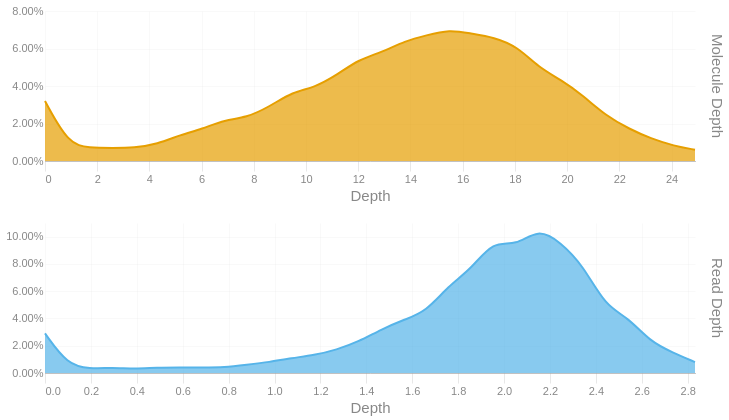

This figure's notebook cell:
### Code cell
readdep = depth_hist(tb['Read Depth'], q99, 3)
readdep = readdep.with_columns(pl.lit('Read Depth').alias('Metric'))
if not SKIPLR:
    moldep = depth_hist(tb['Molecule Depth'], mol_q99, 1)
    moldep = moldep.with_columns(pl.lit('Molecule Depth').alias('Metric'))
    _hist = pl.concat([readdep, moldep])
    _hist = _hist.filter(pl.col('Proportion') != 0)
    with SafeRender(_hist):
        (
            alt.Chart(_hist)        
            .mark_area(interpolate = "basis")
            .encode(
                x=alt.X('Bin:Q').scale(domainMin=0).axis(alt.Axis(title='Depth')),
                y = alt.Y('Proportion:Q', title = None).axis(format = '.2%'),
                color = alt.Color('Metric:N').legend(None),
                row = alt.Row("Metric:N").header(title = None, labelOrient = 'right'),
                tooltip = [
                    alt.Tooltip("Metric:N", title = "Metric"),
                    alt.Tooltip('Interval:N', title = "Depth Interval"),
                    alt.Tooltip('Proportion:Q', title = "% Alignments").format('.2%')
                ]
            )
            .resolve_scale(x='independent', y='independent')
            .properties(
                height = 150, width = 650,
                usermeta={'embedOptions': {'downloadFileName': f'{samplename}.depth.hist'}}
            )
        ).display()
else:
    readdep = readdep.filter(pl.col('Proportion') != 0)
    with SafeRender(readdep):
        (
            alt.Chart(readdep)        
            .mark_area(interpolate = "basis")
            .encode(
                x=alt.X('Bin:Q').scale(domainMin=0).axis(alt.Axis(title='Depth')),
                y = alt.Y('Proportion:Q', title = None).axis(format = '.2%'),
                tooltip = [
                    alt.Tooltip('Interval:N', title = "Depth Interval"),
                    alt.Tooltip('Proportion:Q', title = "% Alignments").format('.2%')
                ]
            )
            .properties(
                usermeta={'embedOptions': {'downloadFileName': f'{samplename}.depth.hist'}}
            )
        ).display()

### Figure 1 — Vega-Lite specification as saved in the notebook (floating-point values rounded to 4 significant figures)
{"width": 650, "height": 150, "config": {"title": {"anchor": "start", "dy": -15, "fontSize": 18, "color": "#888888", "subtitleColor": "#888888", "subtitleFontSize": 14}, "arc": {"fill": "#0072B2"}, "axis": {"domainColor": "#888888", "domainWidth": 0.5, "gridWidth": 0.2, "grid": false, "titleFontWeight": 400, "titleFontSize": 15, "labelFontSize": 11, "labelColor": "#888888", "tickColor": "#888888", "tickWidth": 0.2, "titleColor": "#888888"}, "axisBand": {"grid": false}, "axisX": {"grid": true, "tickSize": 10, "domainCap": "round"}, "axisY": {"domain": false, "grid": true, "tickSize": 0, "domainCap": "round"}, "background": "transparent", "header": {"labelFontSize": 15, "labelColor": "#888888", "titleFontSize": 15, "titleFontWeight": 600, "titleColor": "#888888"}, "legend": {"labelFont": "sans-serif", "labelFontSize": 12, "labelColor": "#888888", "symbolSize": 100, "symbolType": "circle", "titleFontSize": 12, "titlePadding": 10, "titleColor": "#888888", "title": null}, "range": {"category": ["#E69F00", "#56B4E9", "#009E73", "#F0E442", "#0072B2", "#D55E00", "#CC79A7", "#000000"], "diverging": ["#cfe8f3", "#a2d4ec", "#73bfe2", "#46abdb", "#1696d2", "#12719e"]}, "area": {"fill": "#0072B2", "fillOpacity": 0.7, "line": true, "strokeOpacity": 0.7}, "line": {"color": "#0072B2", "stroke": "#0072B2", "strokeWidth": 2}, "trail": {"color": "#0072B2", "stroke": "#0072B2", "strokeWidth": 0, "size": 1}, "point": {"filled": true, "fillOpacity": 1.0, "size": 95}, "text": {"color": "#888888", "fontSize": 11, "align": "right", "fontWeight": 400, "size": 11}, "bar": {"fill": "#0072B2", "stroke": null}, "view": {"stroke": null, "continuousWidth": 660, "continuousHeight": 400}}, "data": {"name": "data-0a04566ee28ec440b81d781f2450c8a6"}, "mark": {"type": "area", "interpolate": "basis"}, "encoding": {"color": {"field": "Metric", "legend": null, "type": "nominal"}, "row": {"field": "Metric", "header": {"title": null, "labelOrient": "right"}, "type": "nominal"}, "tooltip": [{"field": "Metric", "title": "Metric", "type": "nominal"}, {"field": "Interval", "title": "Depth Interval", "type": "nominal"}, {"field": "Proportion", "format": ".2%", "title": "% Alignments", "type": "quantitative"}], "x": {"axis": {"title": "Depth"}, "field": "Bin", "scale": {"domainMin": 0}, "type": "quantitative"}, "y": {"axis": {"format": ".2%"}, "field": "Proportion", "title": null, "type": "quantitative"}}, "resolve": {"scale": {"x": "independent", "y": "independent"}}, "usermeta": {"embedOptions": {"downloadFileName": "S1_Tusket_003.depth.hist"}}, "$schema": "https://vega.github.io/schema/vega-lite/v6.1.0.json", "datasets": {"data-0a04566ee28ec440b81d781f2450c8a6": [{"Bin": 0.0, "Interval": "0.0-0.098", "Proportion": 0.029, "Metric": "Read Depth"}, {"Bin": 0.098, "Interval": "0.098-0.195", "Proportion": 0.006, "Metric": "Read Depth"}, {"Bin": 0.195, "Interval": "0.195-0.293", "Proportion": 0.003, "Metric": "Read Depth"}, {"Bin": 0.293, "Interval": "0.293-0.391", "Proportion": 0.004, "Metric": "Read Depth"}, {"Bin": 0.391, "Interval": "0.391-0.488", "Proportion": 0.003, "Metric": "Read Depth"}, {"Bin": 0.488, "Interval": "0.488-0.586", "Proportion": 0.004, "Metric": "Read Depth"}, {"Bin": 0.586, "Interval": "0.586-0.684", "Proportion": 0.004, "Metric": "Read Depth"}, {"Bin": 0.684, "Interval": "0.684-0.781", "Proportion": 0.004, "Metric": "Read Depth"}, {"Bin": 0.781, "Interval": "0.781-0.879", "Proportion": 0.004, "Metric": "Read Depth"}, {"Bin": 0.879, "Interval": "0.879-0.977", "Proportion": 0.006, "Metric": "Read Depth"}, {"Bin": 0.977, "Interval": "0.977-1.074", "Proportion": 0.008, "Metric": "Read Depth"}, {"Bin": 1.074, "Interval": "1.074-1.172", "Proportion": 0.011, "Metric": "Read Depth"}, {"Bin": 1.172, "Interval": "1.172-1.27", "Proportion": 0.013, "Metric": "Read Depth"}, {"Bin": 1.27, "Interval": "1.27-1.367", "Proportion": 0.017, "Metric": "Read Depth"}, {"Bin": 1.367, "Interval": "1.367-1.465", "Proportion": 0.023, "Metric": "Read Depth"}, {"Bin": 1.465, "Interval": "1.465-1.563", "Proportion": 0.032, "Metric": "Read Depth"}, {"Bin": 1.563, "Interval": "1.563-1.66", "Proportion": 0.039, "Metric": "Read Depth"}, {"Bin": 1.66, "Interval": "1.66-1.758", "Proportion": 0.045, "Metric": "Read Depth"}, {"Bin": 1.758, "Interval": "1.758-1.856", "Proportion": 0.064, "Metric": "Read Depth"}, {"Bin": 1.856, "Interval": "1.856-1.953", "Proportion": 0.076, "Metric": "Read Depth"}, {"Bin": 1.953, "Interval": "1.953-2.051", "Proportion": 0.097, "Metric": "Read Depth"}, {"Bin": 2.051, "Interval": "2.051-2.149", "Proportion": 0.093, "Metric": "Read Depth"}, {"Bin": 2.149, "Interval": "2.149-2.246", "Proportion": 0.106, "Metric": "Read Depth"}, {"Bin": 2.246, "Interval": "2.246-2.344", "Proportion": 0.096, "Metric": "Read Depth"}, {"Bin": 2.344, "Interval": "2.344-2.442", "Proportion": 0.079, "Metric": "Read Depth"}, {"Bin": 2.442, "Interval": "2.442-2.539", "Proportion": 0.049, "Metric": "Read Depth"}, {"Bin": 2.539, "Interval": "2.539-2.637", "Proportion": 0.041, "Metric": "Read Depth"}, {"Bin": 2.637, "Interval": "2.637-2.735", "Proportion": 0.023, "Metric": "Read Depth"}, {"Bin": 2.735, "Interval": "2.735-2.832", "Proportion": 0.015, "Metric": "Read Depth"}, {"Bin": 2.832, "Interval": "2.832-2.93", "Proportion": 0.008, "Metric": "Read Depth"}, {"Bin": 0.0, "Interval": "0.0-0.9", "Proportion": 0.032, "Metric": "Molecule Depth"}, {"Bin": 0.9, "Interval": "0.9-1.7", "Proportion": 0.009, "Metric": "Molecule Depth"}, {"Bin": 1.7, "Interval": "1.7-2.6", "Proportion": 0.007, "Metric": "Molecule Depth"}, {"Bin": 2.6, "Interval": "2.6-3.4", "Proportion": 0.007, "Metric": "Molecule Depth"}, {"Bin": 3.4, "Interval": "3.4-4.3", "Proportion": 0.007, "Metric": "Molecule Depth"}, {"Bin": 4.3, "Interval": "4.3-5.2", "Proportion": 0.009, "Metric": "Molecule Depth"}, {"Bin": 5.2, "Interval": "5.2-6.0", "Proportion": 0.014, "Metric": "Molecule Depth"}, {"Bin": 6.0, "Interval": "6.0-6.9", "Proportion": 0.017, "Metric": "Molecule Depth"}, {"Bin": 6.9, "Interval": "6.9-7.7", "Proportion": 0.022, "Metric": "Molecule Depth"}, {"Bin": 7.7, "Interval": "7.7-8.6", "Proportion": 0.023, "Metric": "Molecule Depth"}, {"Bin": 8.6, "Interval": "8.6-9.5", "Proportion": 0.029, "Metric": "Molecule Depth"}, {"Bin": 9.5, "Interval": "9.5-10.3", "Proportion": 0.037, "Metric": "Molecule Depth"}, {"Bin": 10.3, "Interval": "10.3-11.2", "Proportion": 0.039, "Metric": "Molecule Depth"}, {"Bin": 11.2, "Interval": "11.2-12.0", "Proportion": 0.046, "Metric": "Molecule Depth"}, {"Bin": 12.0, "Interval": "12.0-12.9", "Proportion": 0.054, "Metric": "Molecule Depth"}, {"Bin": 12.9, "Interval": "12.9-13.8", "Proportion": 0.058, "Metric": "Molecule Depth"}, {"Bin": 13.8, "Interval": "13.8-14.6", "Proportion": 0.064, "Metric": "Molecule Depth"}, {"Bin": 14.6, "Interval": "14.6-15.5", "Proportion": 0.067, "Metric": "Molecule Depth"}, {"Bin": 15.5, "Interval": "15.5-16.3", "Proportion": 0.07, "Metric": "Molecule Depth"}, {"Bin": 16.3, "Interval": "16.3-17.2", "Proportion": 0.068, "Metric": "Molecule Depth"}, {"Bin": 17.2, "Interval": "17.2-18.1", "Proportion": 0.066, "Metric": "Molecule Depth"}, {"Bin": 18.1, "Interval": "18.1-18.9", "Proportion": 0.061, "Metric": "Molecule Depth"}, {"Bin": 18.9, "Interval": "18.9-19.8", "Proportion": 0.05, "Metric": "Molecule Depth"}, {"Bin": 19.8, "Interval": "19.8-20.6", "Proportion": 0.043, "Metric": "Molecule Depth"}, {"Bin": 20.6, "Interval": "20.6-21.5", "Proportion": 0.035, "Metric": "Molecule Depth"}, {"Bin": 21.5, "Interval": "21.5-22.4", "Proportion": 0.024, "Metric": "Molecule Depth"}, {"Bin": 22.4, "Interval": "22.4-23.2", "Proportion": 0.017, "Metric": "Molecule Depth"}, {"Bin": 23.2, "Interval": "23.2-24.1", "Proportion": 0.012, "Metric": "Molecule Depth"}, {"Bin": 24.1, "Interval": "24.1-24.9", "Proportion": 0.008, "Metric": "Molecule Depth"}, {"Bin": 24.9, "Interval": "24.9-25.81", "Proportion": 0.006, "Metric": "Molecule Depth"}]}}
